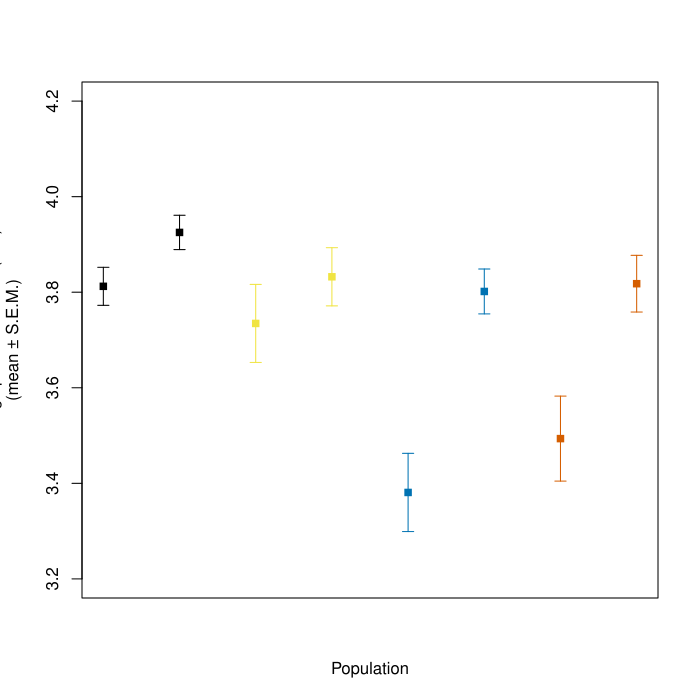

Here is the R script that generated this plot:
###Plot to visualise SSD### 

#load libraries#
library(dplyr)
library(ggplot2)
library(plotrix)

##Load and check data
getwd()
setwd("/Users/kaixin/Beetle_KaiXin_SexualSizeDimorphism")
data <- read.csv("SSDdata.csv")

#Check Data
head(data)
glimpse(data)
str(data)



#Boxplot, mean and sd
#pch is shape of point
BSmean <- by(data$BS, data$Population, mean)
BSsd <- by(data$BS, data$Population, sd)
BSn <- summary(data$Population) # Sample sizes
BSSE <- BSsd / sqrt(BSn)
t.crit <- qt(0.95, BSn-1)
int.width <- BSSE * t.crit
plotCI(x=1:8, y=BSmean, xaxt="n", uiw=int.width, err='y',xlab="Population",ylim = c(3.2,4.2),
       ylab="Average protonum width (mm)\n(mean ± S.E.M.)", pch=15,
       col=rep(c("black","#F0E442","#0072B2", "#D55E00"), each=2), lty=rep(1:2, each=n))

axis(1, at=1:8, labels=levels(data$Population), las=1)
